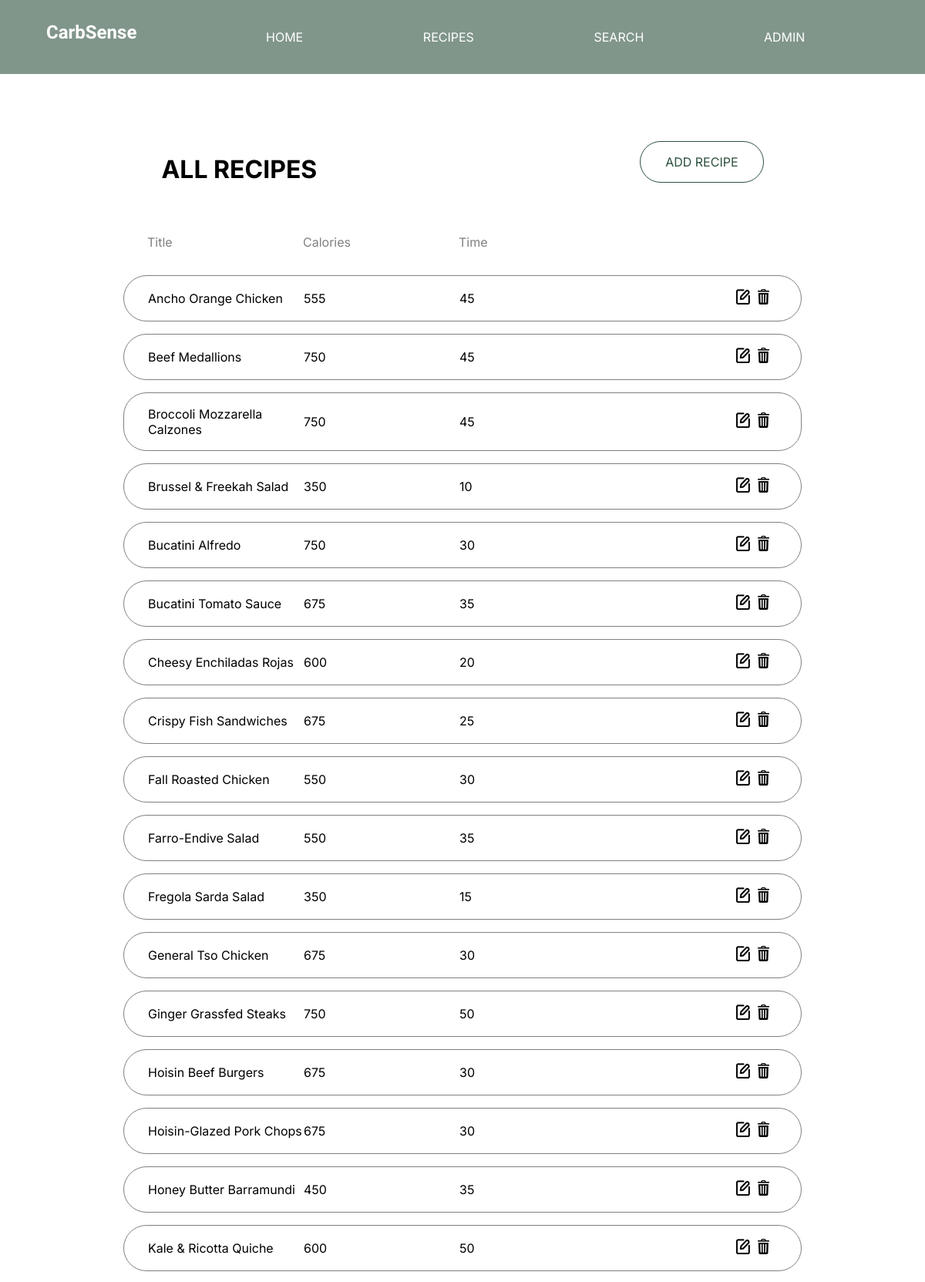
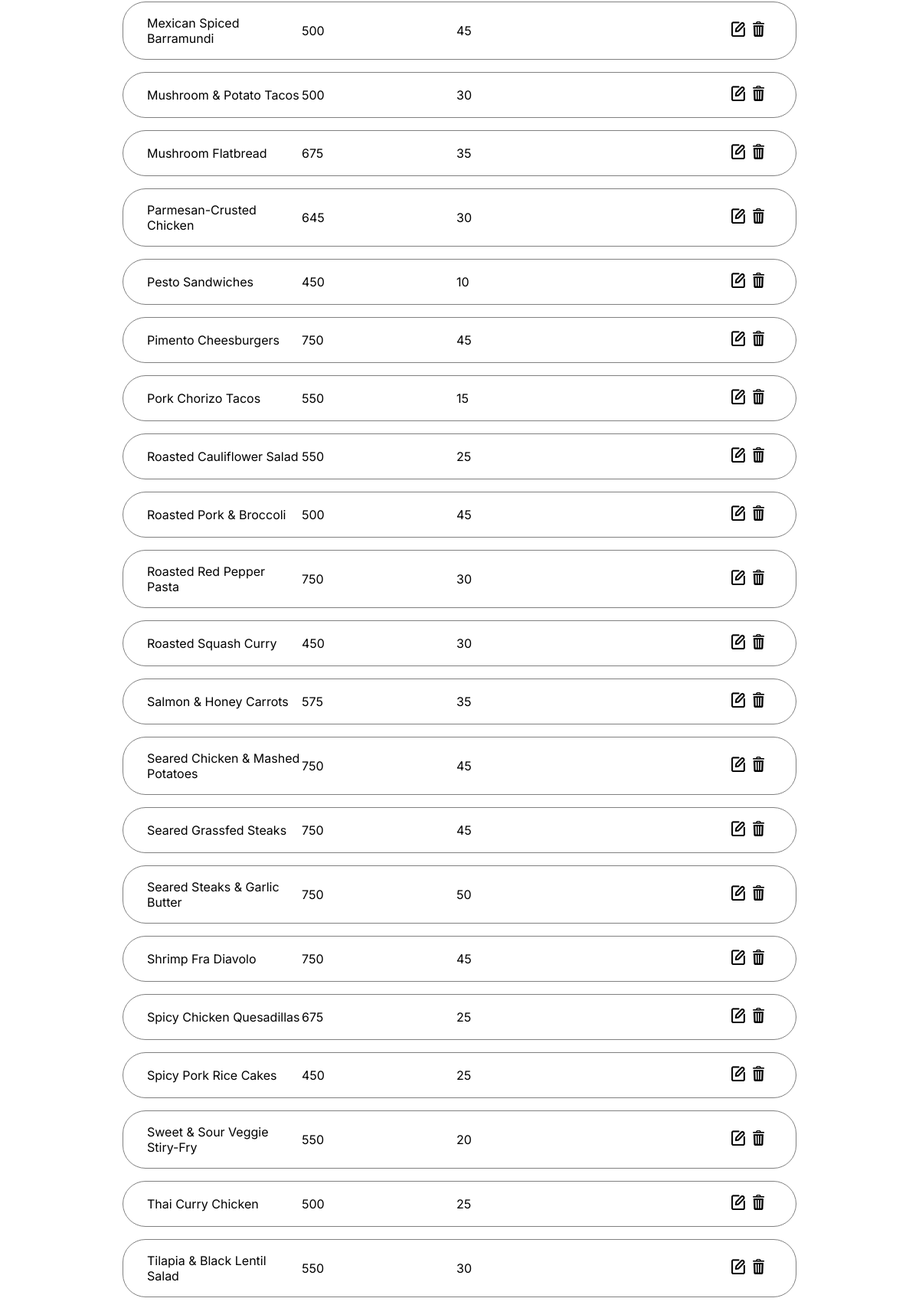
Screenshot of /admin/recipes/index.php (upper part) with the database file from the repository (2 pictures, top to bottom).
### tables this page shows
CREATE TABLE `recipes` (
  `id` int(11) NOT NULL,
  `title` varchar(255) NOT NULL,
  `cal` int(11) NOT NULL,
  `cookTime` int(11) NOT NULL,
  `overview` longtext NOT NULL,
  `imagePath` varchar(250) NOT NULL,
  `ingredients` varchar(1000) NOT NULL,
  `steps` varchar(5000) NOT NULL
);

### _includes/recipe-functions.php (called while the page is built, shortened)
<?php
function get_recipe()
{
    global $db_connection;
    $query = 'SELECT * FROM recipes ORDER BY title ASC';
    $result = mysqli_query($db_connection, $query);
    return $result;
}

### .env.local.php (called while the page is built)
<?php
$APP_CONFIG = [
    'environment' => 'development',
    'site_name' => 'CarbSense',
    'site_url' => 'http://localhost:8888/final',
    'database_host' => 'localhost',
    'database_user' => 'root',
    'database_pass' => 'root',
    'database_name' => 'local_idm232',
];

### _includes/helper-functions.php (called while the page is built, shortened)
<?php
function site_url()
{
    global $APP_CONFIG;
    return $APP_CONFIG['site_url'];
}

### _components/table-recipes.php (the view, shortened to what this page needs)
<table>
  <thead>
    <tr class="table-row-header">
      <td class="table-header table-title">Title</td>
      <td class="table-header table-nums">Calories</td>
      <td class="table-header table-nums">Time</td>
      <td class="table-header table-nums"></td>
    </tr>
  </thead>
  <tbody>
    <?php
    $site_url = site_url();
    while ($recipe = mysqli_fetch_array($recipes)) {
        echo "
          <tr class='table-row'>
            <td><a class='admin-link' href='{$site_url}/details.php?id={$recipe['id']}'>{$recipe['title']}</a></td>
            <td class='table-nums'>{$recipe['cal']}</td>
            <td class='table-nums'>{$recipe['cookTime']}</td>
            <td class='table-buttons'>
              <a href='{$site_url}/admin/recipes/edit.php?id={$recipe['id']}'><img class='edit-img' src='../../dist/images/edit.png' alt=''></a>
              <a href='{$site_url}/admin/recipes/delete.php?id={$recipe['id']}'><img class='delete-img' src='../../dist/images/delete.png' alt=''></a>
            </td>
          </tr>";
    }
?>
  </tbody>
</table>

### rows the page displays
recipes: title "Ancho Orange Chicken", cal "555", cookTime "45"
recipes: title "Beef Medallions", cal "750", cookTime "45"
recipes: title "Broccoli Mozzarella Calzones", cal "750", cookTime "45"
recipes: title "Brussel & Freekah Salad", cal "350", cookTime "10"
recipes: title "Bucatini Alfredo", cal "750", cookTime "30"
recipes: title "Bucatini Tomato Sauce", cal "675", cookTime "35"
recipes: title "Cheesy Enchiladas Rojas", cal "600", cookTime "20"
recipes: title "Crispy Fish Sandwiches", cal "675", cookTime "25"
recipes: title "Fall Roasted Chicken", cal "550", cookTime "30"
recipes: title "Farro-Endive Salad", cal "550", cookTime "35"
recipes: title "Fregola Sarda Salad", cal "350", cookTime "15"
recipes: title "General Tso Chicken", cal "675", cookTime "30"
recipes: title "Ginger Grassfed Steaks", cal "750", cookTime "50"
recipes: title "Hoisin Beef Burgers", cal "675", cookTime "30"
recipes: title "Hoisin-Glazed Pork Chops", cal "675", cookTime "30"
recipes: title "Honey Butter Barramundi", cal "450", cookTime "35"
recipes: title "Kale & Ricotta Quiche", cal "600", cookTime "50"
recipes: title "Mexican Spiced Barramundi", cal "500", cookTime "45"
recipes: title "Mushroom & Potato Tacos", cal "500", cookTime "30"
recipes: title "Mushroom Flatbread", cal "675", cookTime "35"
recipes: title "Parmesan-Crusted Chicken", cal "645", cookTime "30"
recipes: title "Pesto Sandwiches", cal "450", cookTime "10"
recipes: title "Pimento Cheesburgers", cal "750", cookTime "45"
recipes: title "Pork Chorizo Tacos", cal "550", cookTime "15"
recipes: title "Roasted Cauliflower Salad", cal "550", cookTime "25"
recipes: title "Roasted Pork & Broccoli", cal "500", cookTime "45"
recipes: title "Roasted Red Pepper Pasta", cal "750", cookTime "30"
recipes: title "Roasted Squash Curry", cal "450", cookTime "30"
recipes: title "Salmon & Honey Carrots", cal "575", cookTime "35"
recipes: title "Seared Chicken & Mashed Potatoes", cal "750", cookTime "45"
recipes: title "Seared Grassfed Steaks", cal "750", cookTime "45"
recipes: title "Seared Steaks & Garlic Butter", cal "750", cookTime "50"
recipes: title "Shrimp Fra Diavolo", cal "750", cookTime "45"
recipes: title "Spicy Chicken Quesadillas", cal "675", cookTime "25"
recipes: title "Spicy Pork Rice Cakes", cal "450", cookTime "25"
recipes: title "Sweet & Sour Veggie Stiry-Fry", cal "550", cookTime "20"
recipes: title "Thai Curry Chicken", cal "500", cookTime "25"
recipes: title "Tilapia & Black Lentil Salad", cal "550", cookTime "30"

### other values shown
$header "ALL RECIPES"
